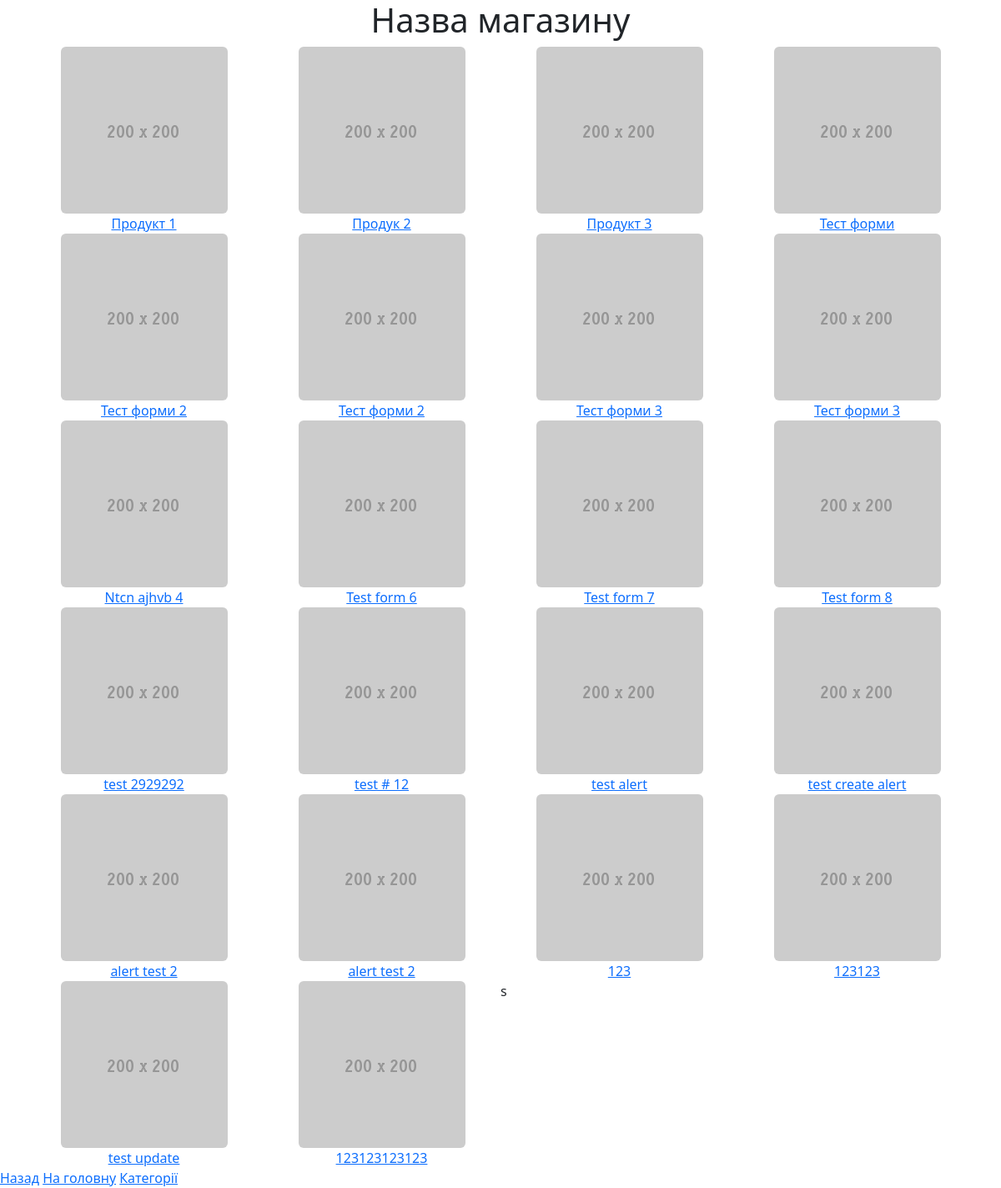
The page /shop/ on the database as committed earlier.
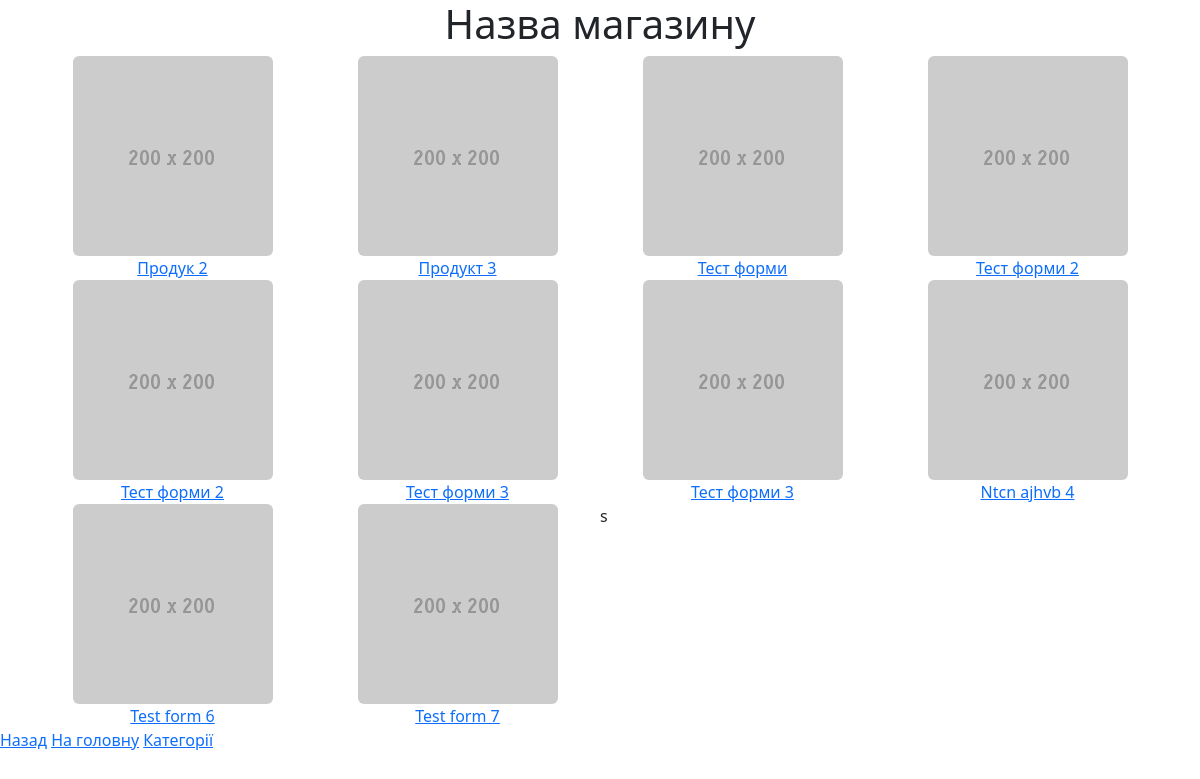
The same page on the database as committed later.
### Shop/models.py (models this page shows, shortened)
class Goods(models.Model):
    choices_list = [
        ('laptop', 'laptop'),
        ('desktop', 'desktop'),
    ]
    title = models.CharField(max_length=20, help_text='Enter name')
    price = models.IntegerField(default=0)
    update = models.DateTimeField(auto_now=True)
    create = models.DateTimeField(auto_now_add=True)
    description = models.TextField(help_text='Enter description')
    topic = models.TextField(choices=choices_list)
    def get_absolut_url(self):
        return f'/shop/detail/{self.id}'

### Shop/views.py (the view)
# urls.py: path('', shop_list, name='shop_list'),
def shop_list(request):
    a = Goods.objects.all()
    context = {
        'title': 'Shop List',
        'object': a
    }
    return render(request, 'shop list.html', context)

### template/shop list.html
{% extends 'base.html' %}
{% block content %}
<main>
    <div class="container text-center">
        <div class="row row-cols-4">
            {% for i in object %}
                <div class="col">
                    <a class="title-goods" href="{{ i.get_absolut_url }}"><img class="rounded mx-auto d-block" src="imeges/200x200.png" alt="картинка товару">{{ i.title }}</a>
                </div>
            {% endfor %}s
        </div>
    </div>
</main>
{% endblock content %}

### template/base.html (shortened to what this page needs)
{% load static %}
<!DOCTYPE html>
<html lang="en">
<head>
    <link rel="stylesheet" href="{% static 'css/base.css' %}">
    <link href="https://cdn.jsdelivr.net/npm/bootstrap@5.3.0-alpha1/dist/css/bootstrap.min.css" rel="stylesheet">
</head>
<body>
<heder>
    <div class="container text-center">
        <h1>Назва магазину</h1>
    </div>
</heder>
<div class="content">
{% block content %}{% endblock content %}
</div>
<footer>
    <div class="navi-wrapper">
        <a class="navigation-href" href="#" onclick="history.back();return false;">Назад</a>
        <a class="navigation-href" href="http://127.0.0.1:8000/">На головну</a>
        <a class="navigation-href" href="/shop/category/">Категорії</a>
    </div>
</footer>
</body>
</html>

Rows that differ between the two databases and show on the page:
removed Goods: title "Продукт 1"
removed Goods: title "Test form 8"
removed Goods: title "test 2929292"
removed Goods: title "test # 12"
removed Goods: title "test alert"
removed Goods: title "test create alert"
removed Goods: title "alert test 2"
removed Goods: title "alert test 2"
removed Goods: title "123"
removed Goods: title "123123"
removed Goods: title "test update"
removed Goods: title "123123123123"
